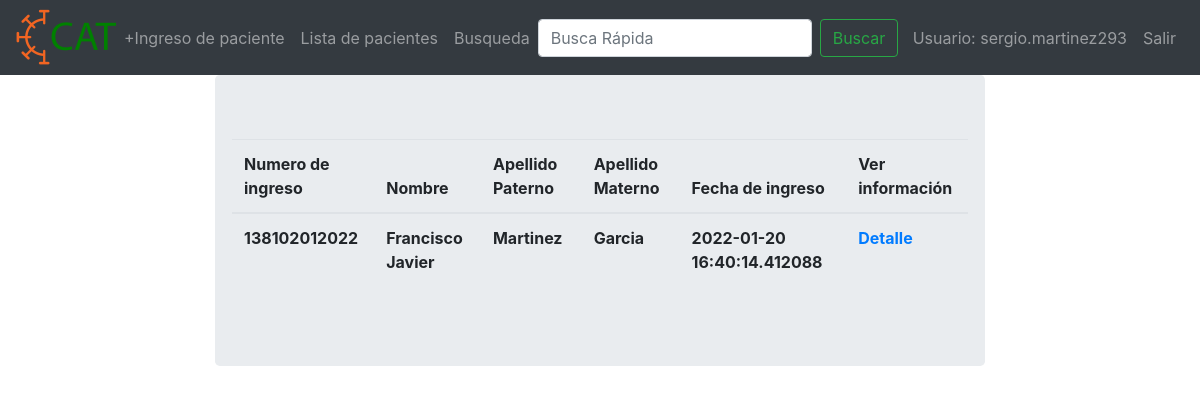
The page /patients (signed in) on the database its author committed.
### main.py (models this page shows)
class User(db.Model, UserMixin):
    id = db.Column(db.Integer, primary_key=True)
    username = db.Column(db.String(20),nullable=False,unique=True)
    user_names = db.Column(db.String(20),nullable=False,unique=False)
    user_first_lastname=db.Column(db.String(20),nullable=False,unique=False)
    user_second_lastname=db.Column(db.String(20),nullable=True,unique=False)
    password = db.Column(db.String(80),nullable=False)
    set_new_password = db.Column(db.Boolean(),nullable=False)
    user_type = db.Column(db.String(20),nullable=False)
    user_cedula = db.Column(db.String(20),nullable=True)
    active_user = db.Column(db.Boolean(),nullable=False)
    created_by = db.Column(db.String(80),nullable=False)
    register_date = db.Column(db.DateTime, default=datetime.datetime.utcnow)

class Patient(db.Model, UserMixin):
    ct = datetime.datetime.now()
    id = db.Column(db.Integer, primary_key=True)
    enter_id = db.Column(db.Integer,nullable=False,unique=True)
    enter_date = db.Column(db.DateTime, default = datetime.datetime.utcnow)
    informacion_introducida_por = db.Column(db.String(20),nullable=False,unique=True)
    names = db.Column(db.String(20),nullable=False,unique=False)
    first_lastname = db.Column(db.String(30),nullable=False,unique=False)
    second_lastname = db.Column(db.String(30),nullable=False,unique=False)
    dia_nacimiento = db.Column(db.String(3),nullable=False)
    mes_nacimiento = db.Column(db.String(3),nullable=False)
    ano_nacimiento = db.Column(db.String(5),nullable=False)
    address_street = db.Column(db.String(30),nullable=False)
    address_number = db.Column(db.String(30),nullable=False)
    address_cp = db.Column(db.String(30),nullable=False)
    address_colonia = db.Column(db.String(40),nullable=False)
    address_municipio = db.Column(db.String(40),nullable=False)
    address_estado = db.Column(db.String(40),nullable=False)
    address_pais = db.Column(db.String(40),nullable=False)
    gender = db.Column(db.String(20),nullable=False)
    prueba_covid = db.Column(db.String(20),nullable=False)
    saturacion = db.Column(db.String(5),nullable=False)
    padecimientos = db.Column(db.String(250),nullable=False)
    alergias = db.Column(db.String(40))
    persona_responsable_nombre = db.Column(db.String(50),nullable=False)
    persona_responsable_parentesco = db.Column(db.String(30),nullable=False)
    persona_responsable_tel = db.Column(db.String(15))
    persona_informante_nombre = db.Column(db.String(50),nullable=False)
    persona_informante_parentesco = db.Column(db.String(30),nullable=False)
    persona_informante_tel = db.Column(db.String(15))
    ant_heredo_familiares = db.Column(db.Boolean(),default = False)
    ant_personales_no_pat = db.Column(db.Boolean(),default = False)
    ant_personales_pat = db.Column(db.Boolean(), default = False)
    ant_pediatricos = db.Column(db.Boolean(), default = False)
    ant_gineco = db.Column(db.String(), default = False)
    somatometria = db.Column(db.Boolean(), default = False)

### main.py (the view)
@app.route('/patients',methods=['GET','POST'])
@login_required
def patients():
   patients = Patient.query.all()
   print(patients)
   return render_template('patients.html',patients=patients)

### main.py (called while the page is built)
@login_manager.user_loader
def load_user(user_id):
    return User.query.get(int(user_id))

### templates/patients.html
{%extends "base.html" %}
{%block content%}
<div class="col-2"></div>
<div class="col-8">
    <div class="jumbotron">
        <div class="row">
            <table class="table">
            <thead>
                <tr>
                    <th scope="col"> Numero de ingreso</th>
                    <th scope="col"> Nombre </th>
                    <th scope="col"> Apellido Paterno </th>
                    <th scope="col"> Apellido Materno </th>
                    <th scope="col"> Fecha de ingreso</th>
                    <th scope="col"> Ver información </th>
                </tr>
            </thead>
            <tbody>
                 {% for patient in patients%}
                 <tr>
                 <th scope="col"> {{patient.enter_id}}</th>
                 <th scope="col"> {{patient.names}} </th>
                 <th scope="col"> {{patient.first_lastname}} </th>
                 <th scope="col"> {{patient.second_lastname}} </th>
                 <th scope="col"> {{patient.enter_date}} </th>
                 <th scope="col"> <a href="patient_dashboard?enter_id={{patient.enter_id}}">Detalle</a></th>
                 </tr>
                 {%endfor%}
            </tbody>
            </table>
        </div>
    </div>
</div>
<div class="col-2"></div>
{%endblock%}

### templates/base.html (shortened to what this page needs)
<!DOCTYPE html>
<html lang='es'>
    <head>
        <link rel="stylesheet" href="static/css/bootstrap.min.css">
        <link rel="stylesheet" href="static/css/master.css">
    </head>
    <body>
<nav class="navbar navbar-expand-lg navbar-dark bg-dark">
    <a href="dashboard">
    <img class="logo" src="static/images/cat.png">
    <a>
  <div class="collapse navbar-collapse" id="navbarNavDropdown">
    <ul class="navbar-nav">
      <li class="nav-item">
        <a class="nav-link" href="ingreso_paciente">+Ingreso de paciente</a>
      </li>
      <li class="nav-item">
        <a class="nav-link" href="patients">Lista de pacientes</a>
      </li>
      <li class="nav-item">
          <a class="nav-link">Busqueda</a>
      </li>
      <form class="form-inline">
    <input class="form-control mr-sm-2" type="search" placeholder="Busca Rápida" aria-label="Buscar">
    <button class="btn btn-outline-success my-2 my-sm-0" type="submit">Buscar</button>
  </form>
    </ul>
    <ul class="navbar-nav ml-auto">
    <li class="nav-item">
      {%if current_user.is_authenticated%}
      <li class="nav-item">
          <a class="nav-link">Usuario: {{ current_user.username }}</a>
      </li>
     <li class="nav-item">
          <a class="nav-link" href="logout" >Salir</a>
      </li>
      {% else %}
      <li class="nav-item">
          <a class="nav-link" href="login">Login</a>
      </li>
      {% endif %}
      </ul>
  </div>
</nav>
<div class="container-fluid">
   <div class="row">
    {% block content%}{%endblock%}
    </div>
</div>
</body>
<html>

### rows shown on the page
User: username "sergio.martinez293"
Patient: enter_id "138102012022", names "Francisco Javier", first_lastname "Martinez", second_lastname "Garcia", enter_date "2022-01-20 16:40:14.412088"
